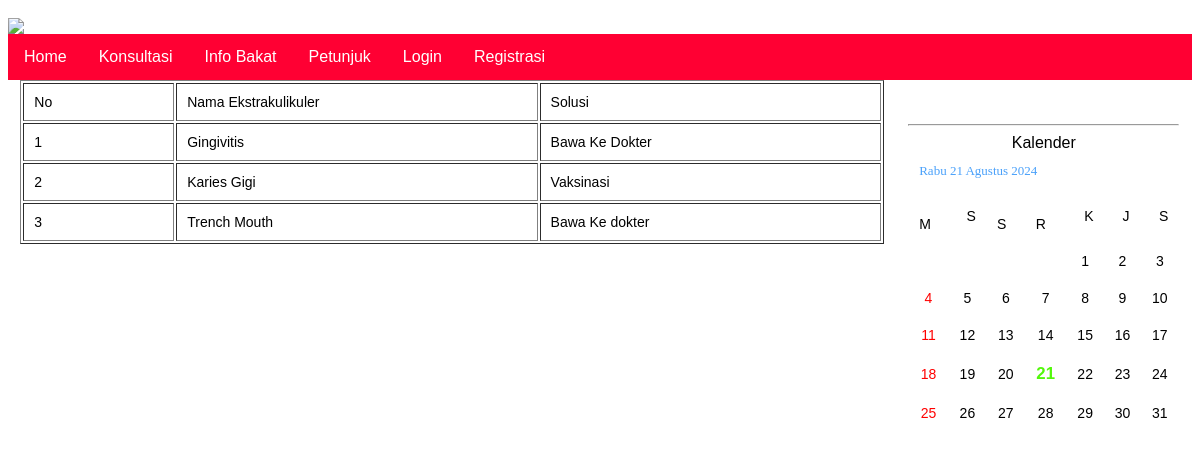
Screenshot of /?p=infopenyakit with the database file from the repository.
### tables this page shows
CREATE TABLE `penyakit` (
  `kd_penyakit` varchar(50) NOT NULL,
  `id_admin` int(20) NOT NULL,
  `nm_penyakit` varchar(50) NOT NULL,
  `ket` text NOT NULL,
  `solusi` varchar(500) NOT NULL
);

### infopenyakit.php (the view)
<table width="747" height="27" border="1">
  <tr>
    <td width="59">No</td>
    <td width="172">Nama Ekstrakulikuler</td>
    <td width="161">Solusi</td>
  </tr>
  <?php
  	$sql=mysqli_query($kon, "select * from penyakit");
	$no=1;
	while($r=mysqli_fetch_array($sql)){
  ?>
  <tr>
    <td width="59"><?php echo $no; ?></td>
    <td width="172"><?php echo $r['nm_penyakit'] ?></td>
    <td width="161"><?php echo $r['solusi'] ?></td>
  </tr>
  <?php
  $no++;
  }
  ?>
</table>

### style.css (style rules this page uses)
body { font-family:Arial; padding-left:0%; padding-right:0%; padding-top:10px; }
table { width:100%; }
td { padding:10px; background-color:#FFFFFF; font-size:14px; }

### rows the page displays
penyakit: nm_penyakit "Gingivitis", solusi "Bawa Ke Dokter"
penyakit: nm_penyakit "Karies Gigi", solusi "Vaksinasi"
penyakit: nm_penyakit "Trench Mouth", solusi "Bawa Ke dokter"

### other values shown
$tt "1"
$tt "2"
$tt "3"
$tt "4"
$tt "5"
$tt "6"
$tt "7"
$tt "8"
$tt "9"
$tt "10"
$tt "11"
$tt "12"
$tt "13"
$tt "14"
$tt "15"
